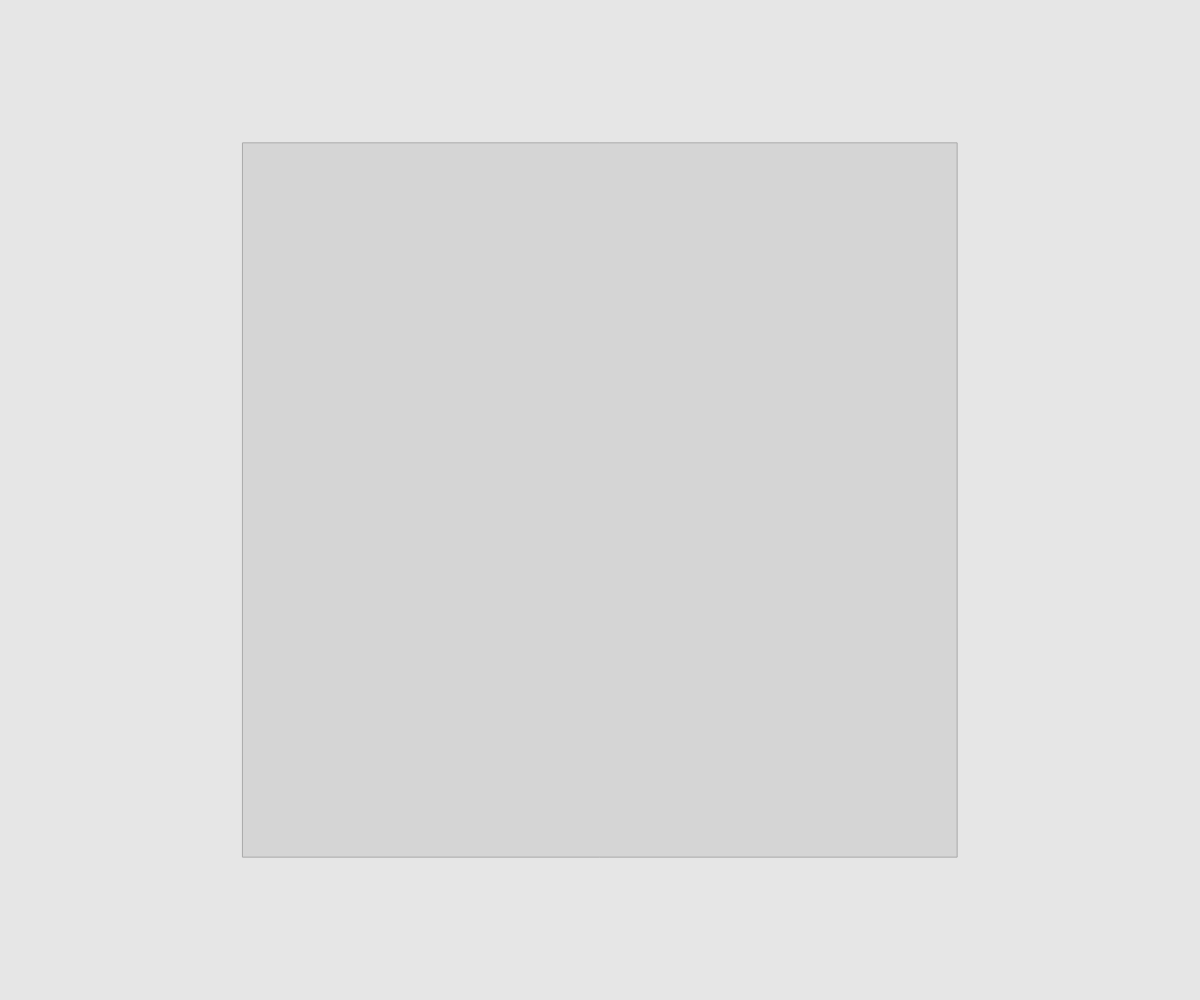
Frame 1 (no input)
Frame 60 (no input): identical to frame 1, image omitted
Frame 120 (the mouse pressed at the canvas centre since frame 60): identical to frame 1, image omitted

The p5.js sketch that drew this single still picture (run headless with seeded random() and noise() and a simulated clock; from frame 60 on, the mouse is pressed at the canvas centre):

// p5.js sketch
// ── sketch.js
let squareSize;
let targetSize;
let easing = 0.1;

function setup() {
  createCanvas(windowWidth, windowHeight);
  background(230);
  fill(20, 20);
  stroke(170);
  rectMode(CENTER);
  squareSize = random(height);
  targetSize = squareSize
}

function draw() {
  background(230);
  square(width / 2, height / 2, squareSize);

  if (frameCount%180 == 0){
    targetSize = random(height)
  }

  squareSize = lerp(squareSize, targetSize, easing);
  print(targetSize," VS ",squareSize)
}
